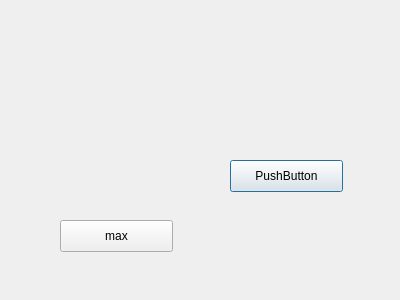
<?xml version="1.0" encoding="UTF-8"?>
<ui version="4.0">
 <class>Dialog</class>
 <widget class="QDialog" name="Dialog">
  <property name="geometry">
   <rect>
    <x>0</x>
    <y>0</y>
    <width>400</width>
    <height>300</height>
   </rect>
  </property>
  <property name="windowTitle">
   <string>Dialog</string>
  </property>
  <widget class="QPushButton" name="pushButton">
   <property name="geometry">
    <rect>
     <x>230</x>
     <y>160</y>
     <width>113</width>
     <height>32</height>
    </rect>
   </property>
   <property name="text">
    <string>PushButton</string>
   </property>
  </widget>
  <widget class="QPushButton" name="pushButton_2">
   <property name="geometry">
    <rect>
     <x>60</x>
     <y>220</y>
     <width>113</width>
     <height>32</height>
    </rect>
   </property>
   <property name="text">
    <string>max</string>
   </property>
  </widget>
 </widget>
 <layoutdefault spacing="6" margin="11"/>
 <resources/>
 <connections/>
</ui>
